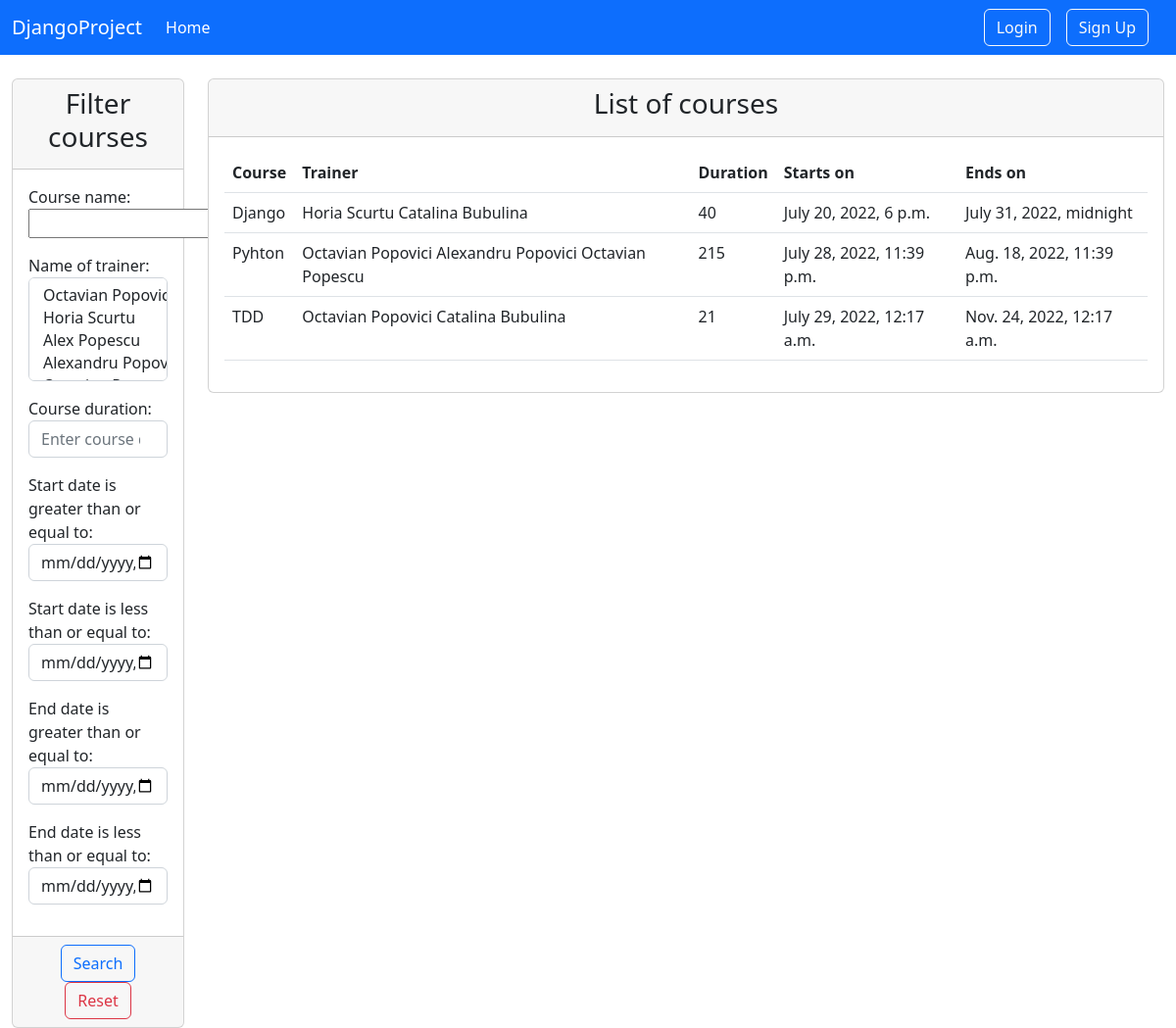
The app's page /list_of_courses/ with its own data.
### course/models.py (models this page shows, shortened)
class Module(models.Model):
    name_of_course = models.CharField(max_length=100)
    name_of_trainer = models.ManyToManyField(Trainer)
    course_duration = models.IntegerField()
    description = models.TextField(max_length=300)
    start_date = models.DateTimeField()
    end_date = models.DateTimeField()
    active = models.BooleanField(default=True)
    created_at = models.DateTimeField(auto_now_add=True)
    updated_at = models.DateTimeField(auto_now=True)

### trainer/models.py (models this page shows)
class Trainer(models.Model):
    first_name = models.CharField(max_length=30)
    last_name = models.CharField(max_length=30)
    department = models.CharField(max_length=30)
    course = models.CharField(max_length=30)
    description = models.TextField(max_length=300)
    start_date = models.DateTimeField()
    end_date = models.DateTimeField()
    image = models.ImageField(upload_to='images/', null=True)
    active = models.BooleanField(default=True)
    created_at = models.DateTimeField(auto_now_add=True)
    updated_at = models.DateTimeField(auto_now=True)
    def __str__(self):
        return f"{self.first_name} {self.last_name}"

### course/views.py (the view)
# urls.py: path('list_of_courses/', views.CourseListView.as_view(), name='list-of-courses')
class CourseListView(ListView):
    template_name = 'course/list_of_courses.html'
    model = Module
    context_object_name = 'all_courses'
    def get_context_data(self, **kwargs):
        data = super(CourseListView, self).get_context_data(**kwargs)
        courses = Module.objects.all()
        myFilter = ModuleFilter(self.request.GET, queryset=courses)
        data['all_courses'] = myFilter.qs
        data['my_filter'] = myFilter
        return data

### djangoProject/context_processors.py (called while the page is built)
def get_all_trainers(request):
    return {'trainers': Trainer.objects.all()}

### templates/course/list_of_courses.html (shortened to what this page needs)
{% extends 'base.html' %}
{% block content %}
    <div class="container-fluid">
        <div class="row">
            <div class="col-md-2 gy-4">
                <div class="card">
                    <div class="card-header">
                        <h3 class="text-center">Filter courses</h3>
                    </div>
                    <form method="get">
                        <div class="card-body">
                            {{ my_filter.form.as_p }}
                        </div>
                        <div class="card-footer text-center">
                            <button type="submit" class="btn btn-outline-primary">Search</button>
                            <a href="{% url 'list-of-courses' %}" class="btn btn-outline-danger">Reset</a>
                        </div>
                    </form>
                </div>
            </div>
            {% if all_courses %}
                <div class="col-md-10 gy-4">
                    <div class="card">
                        <div class="card-header">
                            <h3 class="text-center">List of courses</h3>
                        </div>
                        <div class="card-body">
                            <table class="table">
                                <thead>
                                <tr>
                                    <th>Course</th>
                                    <th>Trainer</th>
                                    <th>Duration</th>
                                    <th>Starts on</th>
                                    <th>Ends on</th>
                                </tr>
                                </thead>
                                <tbody>
                                {% for course in all_courses %}
                                    <tr>
                                        <td>{{ course.name_of_course }}</td>
                                        <td>{% for trainer in course.name_of_trainer.all %}
                                            {{ trainer }}{% endfor %}</td>
                                        <td>{{ course.course_duration }}</td>
                                        <td>{{ course.start_date }}</td>
                                        <td>{{ course.end_date }}</td>
                                    </tr>
                                {% endfor %}
                                </tbody>
                            </table>
                        </div>
                    </div>
                </div>
            {% endif %}
        </div>
    </div>
{% endblock %}

### records on screen
Module: name_of_course "Django", course_duration "40", start_date "July 20, 2022, 6 p.m.", end_date "July 31, 2022, midnight"
Trainer: first_name+last_name "Horia Scurtu"
Trainer: first_name+last_name "Catalina Bubulina"
Module: name_of_course "Pyhton", course_duration "215", start_date "July 28, 2022, 11:39 p.m.", end_date "Aug. 18, 2022, 11:39 p.m."
Trainer: first_name+last_name "Octavian Popovici"
Trainer: first_name+last_name "Alexandru Popovici"
Trainer: first_name+last_name "Octavian Popescu"
Module: name_of_course "TDD", course_duration "21", start_date "July 29, 2022, 12:17 a.m.", end_date "Nov. 24, 2022, 12:17 a.m."
